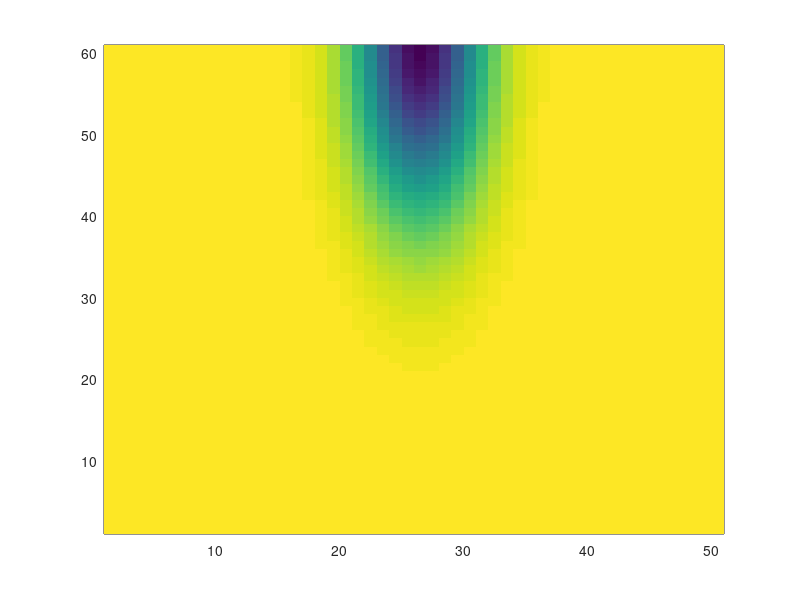

Write MATLAB code to recreate this figure. (Note: this script raises an error after producing the figure.)
clear all
close all

%%%%%%%%%%%%%%%%%%%%%%%%%%%%%%%%%%%%%%%%%%%%%%%%%%%%%%%%%%%%%%%%%%%%%%%%%%%
%%%%%%%%%%%  THIS SCRIPT VERIFIES THE PROCEDURES IN INWAVE %%%%%%%%%%%%%%%%
%%%%%%%%%%%%%    TO REPRODUCE WAVE CURRENT INTERACTION     %%%%%%%%%%%%%%%%
%%%%%%%%%%%%%%%%%%%%%%%%%%%%%%%%%%%%%%%%%%%%%%%%%%%%%%%%%%%%%%%%%%%%%%%%%%%

% 1) DEFINE TIME VECTOR, SIMULATION DOMAIN, WATER DEPTH and CURRENTS.

dt=600;
dx=1000;
dy=1000;

t=[0:dt:24*3600];

[X,Y]=meshgrid(0:dx:50*dx,0:dy:60*dy);

[nm,nn]=size(X);

nt=length(t);

h0=10*ones(size(X));

%u0=zeros(size(X));
u0=-exp( -((X-25000)./5000).^2-((60*1000-Y)./20000).^2);
pcolor(u0)
shading flat
colorbar 'vertical'
u=zeros(nt,nm,nn);
h=zeros(nt,nm,nn);

for tt=1:nt
    for jj=1:nm
        for ii=1:nn
            u(tt,jj,ii)=u0(jj,ii)*sin(2*pi/(12*3600).*t(1,tt));
            h(tt,jj,ii)=h0(jj,ii);  %+sin(2*pi/(12*3600).*t(1,tt));
        end
    end
end

% 2) DEFINE THE RELATIVE PERIOD

Tr=ones(size(h0)).*10;

% 3) DEFINE THE ABSOLUTE PERIOD

Ta=Tr;

% 4) COMPUTE THE WAVE NUMBER FOR ZERO CURRENTS

error=1000;
L0=(9.81*Ta.^2)./(2*pi);
L1=L0.*tanh(2*pi*h0./L0);

while(error>0.1)
    L=L0(1,1)*tanh(2*pi*h0(1,1)./L1(1,1));
    error=abs(L-L1(1,1))/L*100;
    L1(1,1)=L;
end

k=zeros(size(u));
k(1,:,:)=(2*pi/L);
k(2,:,:)=(2*pi/L);

wr=zeros(size(u));
wa=zeros(size(u));
wr(1,:,:)=(2*pi)./Tr;
wr(1,:,:)=(2*pi)./Tr(1,1);
wa(1,:,:)=(2*pi)./Tr(1,1);
wr(2,:,:)=(2*pi)./Tr(1,1);

wa=zeros(size(u));
wa=wr;

clear L error

for tt=2:nt-1
    display(tt)
    
    % 5) COMPUTE THE WAVE NUMBER USING NEWTON RAPHSON

    for jj=1:nm
        for ii=1:nn
            error=1000;
            cff_k=k(tt-1,jj,ii);
            cff_wr=wr(tt,jj,ii);
            cff_h=h(tt,jj,ii);
           
            while(error>0.01)
                F=cff_wr.^2-9.81*cff_k*tanh(cff_k*cff_h);
                FD=-9.81*tanh(cff_k*cff_h)-9.81*cff_k*cff_h/(cosh(cff_k*cff_h)).^2;
                cff_k1=cff_k-F/FD;
                error=abs(cff_k1-cff_k)/cff_k*100;
                cff_k=cff_k1;
            end

            k(tt,jj,ii)=cff_k;
        end
    end
    
    % 6) COMPUTE THE WAVE CELERITY
    
    for jj=1:nm
      for ii=1:nn
       c(tt,jj,ii)=9.81*k(tt,jj,ii)*tanh(k(tt,jj,ii)*h(tt,jj,ii))/sinh(2*k(tt,jj,ii)*h(tt,jj,ii));
      end
    end
    

    % 8) COMPUTE THE ABSOLUTE PERIOD TIME VARIATION

    for jj=1:nm
      for ii=1:nn
        wa(tt+1,jj,ii)=wa(tt,jj,ii)+k(tt,jj,ii)*c(tt,jj,ii)*(h(tt+1,jj,ii)-h(tt,jj,ii))...
        +k(tt,jj,ii)*(u(tt+1,jj,ii)-u(tt,jj,ii));
      end
    end    
    
    % 7) COMPUTE THE RELATIVE FREQUENCY

    for jj=1:nm
      for ii=1:nn
        wr(tt,jj,ii)=wa(tt,jj,ii)-k(tt,jj,ii)*u(tt,jj,ii);
      end
    end
    

    % 9) COMPUTE THE RELATIVE PERIOD TIME VARIATION 

    for jj=2:nm
        for ii=2:nn
            wr(tt+1,jj,ii)=wr(tt,jj,ii)-wr(tt,jj,ii)*k(tt,jj,ii).*h(ii,jj,ii)/sinh(2*k(tt,jj,ii).*h(ii,jj,ii))*...
            (((u(tt,jj-1,ii)-u(tt,jj,ii)))*dt/dy+((u(tt,jj,ii-1)-u(tt,jj,ii)))*dt/dx);
        end
    end
    
    wr(tt+1,:,1)=wr(tt+1,:,2);  
    wr(tt+1,1,:)=wr(tt+1,2,:);
    
%     figure
%     pcolor(squeeze(wr(tt+1,:,:)))
%     shading flat
%     title('wr')
%     pause
    
    figure(1)
    
    subplot(2,2,1)
    pcolor(squeeze(h(tt,:,:)))
    shading flat
    colorbar 'vertical'
    caxis([8 12])

    subplot(2,2,2)
    pcolor(squeeze(u(tt,:,:)))
    shading flat
    colorbar 'vertical'
    caxis([-0.2 0.2])
    
    subplot(2,2,3)
    pcolor((2*pi)./squeeze(k(tt,:,:)))
    shading flat
    colorbar 'vertical'
    
    subplot(2,2,4)
    pcolor((2*pi)./squeeze(wr(tt,:,:)))
    shading flat
    colorbar 'vertical'
    caxis([9.5 10.5])
    pause
  
end


figure
plot(2*pi./squeeze(wr(:,31,26)))
hold on
plot(2*pi./squeeze(wa(:,31,26)),'r')
    
